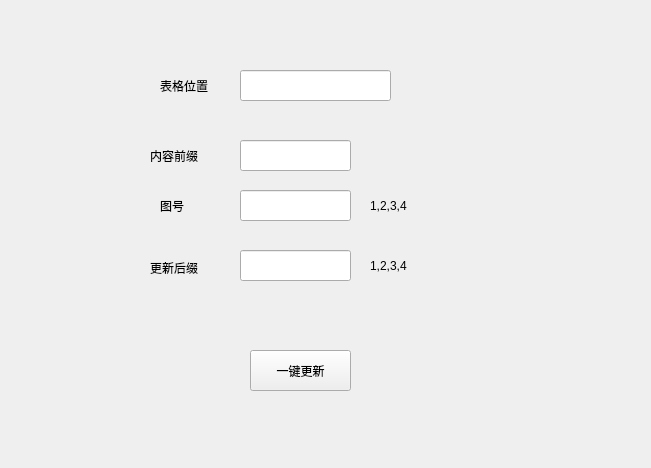
<?xml version="1.0" encoding="UTF-8"?>
<ui version="4.0">
 <class>Form</class>
 <widget class="QWidget" name="Form">
  <property name="geometry">
   <rect>
    <x>0</x>
    <y>0</y>
    <width>651</width>
    <height>468</height>
   </rect>
  </property>
  <property name="windowTitle">
   <string>Form</string>
  </property>
  <widget class="QPushButton" name="pushButton">
   <property name="geometry">
    <rect>
     <x>250</x>
     <y>350</y>
     <width>101</width>
     <height>41</height>
    </rect>
   </property>
   <property name="text">
    <string>一键更新</string>
   </property>
  </widget>
  <widget class="QLineEdit" name="lineEdit">
   <property name="geometry">
    <rect>
     <x>240</x>
     <y>70</y>
     <width>151</width>
     <height>31</height>
    </rect>
   </property>
  </widget>
  <widget class="QLabel" name="label">
   <property name="geometry">
    <rect>
     <x>160</x>
     <y>80</y>
     <width>54</width>
     <height>12</height>
    </rect>
   </property>
   <property name="text">
    <string>表格位置</string>
   </property>
  </widget>
  <widget class="QLineEdit" name="lineEdit_2">
   <property name="geometry">
    <rect>
     <x>240</x>
     <y>140</y>
     <width>111</width>
     <height>31</height>
    </rect>
   </property>
  </widget>
  <widget class="QLabel" name="label_2">
   <property name="geometry">
    <rect>
     <x>150</x>
     <y>150</y>
     <width>54</width>
     <height>12</height>
    </rect>
   </property>
   <property name="text">
    <string>内容前缀</string>
   </property>
  </widget>
  <widget class="QLineEdit" name="lineEdit_3">
   <property name="geometry">
    <rect>
     <x>240</x>
     <y>190</y>
     <width>111</width>
     <height>31</height>
    </rect>
   </property>
  </widget>
  <widget class="QLabel" name="label_3">
   <property name="geometry">
    <rect>
     <x>160</x>
     <y>210</y>
     <width>54</width>
     <height>12</height>
    </rect>
   </property>
   <property name="text">
    <string/>
   </property>
  </widget>
  <widget class="QLabel" name="label_4">
   <property name="geometry">
    <rect>
     <x>160</x>
     <y>200</y>
     <width>54</width>
     <height>12</height>
    </rect>
   </property>
   <property name="text">
    <string>图号</string>
   </property>
  </widget>
  <widget class="QLineEdit" name="lineEdit_4">
   <property name="geometry">
    <rect>
     <x>240</x>
     <y>250</y>
     <width>111</width>
     <height>31</height>
    </rect>
   </property>
  </widget>
  <widget class="QLabel" name="label_5">
   <property name="geometry">
    <rect>
     <x>150</x>
     <y>260</y>
     <width>54</width>
     <height>16</height>
    </rect>
   </property>
   <property name="text">
    <string>更新后缀</string>
   </property>
  </widget>
  <widget class="QLabel" name="label_6">
   <property name="geometry">
    <rect>
     <x>370</x>
     <y>200</y>
     <width>54</width>
     <height>12</height>
    </rect>
   </property>
   <property name="text">
    <string>1,2,3,4</string>
   </property>
  </widget>
  <widget class="QLabel" name="label_8">
   <property name="geometry">
    <rect>
     <x>370</x>
     <y>260</y>
     <width>54</width>
     <height>12</height>
    </rect>
   </property>
   <property name="text">
    <string>1,2,3,4</string>
   </property>
  </widget>
 </widget>
 <resources/>
 <connections/>
</ui>
